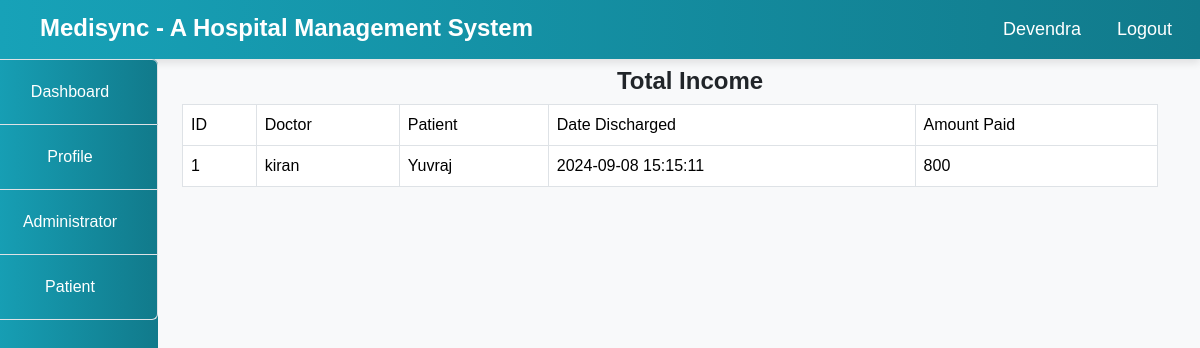
Page /Hospital/admin/income.php (signed in) on the committed database.
### tables this page shows
CREATE TABLE `income` (
  `id` int(100) NOT NULL,
  `doctor` varchar(100) NOT NULL,
  `patient` varchar(100) NOT NULL,
  `date_discharge` varchar(100) NOT NULL,
  `amount_paid` varchar(100) NOT NULL,
  `description` varchar(200) NOT NULL
);

### Hospital/admin/income.php (the view, shortened to what this page needs)
<!DOCTYPE html>
<html lang="en">
<head>
</head>
<body>
    <?php
        include("../include/header.php");
        include("../include/connection.php");
    ?>
    <div class="container-fluid">
        <div class="col-md-12">
            <div class="row">
                <div class="col-md-2" style="margin-left: -30px;">
                    <?php
                        include("sidenav.php");
                    ?>
                </div>
                <div class="col-md-10">
                    <h5 class="text-center my-2">Total Income</h5>
                    <?php
                        $query = "select * from income";
                        $res = mysqli_query($connect,$query);
                        $output = "";
                        $output .= "
                            <table class='table table-bordered'>
                            <tr>
                                <td>ID</td>
                                <td>Doctor</td>
                                <td>Patient</td>
                                <td>Date Discharged</td>
                                <td>Amount Paid</td>
                            </tr>
                        ";
                        while($row = mysqli_fetch_array($res)){
                            $output .="
                                <tr>
                                    <td>".$row['id']."</td>
                                     <td>".$row['doctor']."</td>
                                      <td>".$row['patient']."</td>
                                       <td>".$row['date_discharge']."</td>
                                        <td>".$row['amount_paid']."</td>
                                </tr>
                            ";
                        }
                        $output .="</tr></table>";
                        echo $output;
                    ?>
                </div>
            </div>
        </div>
    </div>
</body>
</html>

### Hospital/include/header.php (style rules this page uses)
body { font-family: 'Arial', sans-serif; background-color: #f8f9fa; }
h5 { margin-left: 40px; margin-top: 5px; font-size: 24px; font-weight: bold; }

### rows in the picture
income: id "1", doctor "kiran", patient "Yuvraj", date_discharge "2024-09-08 15:15:11", amount_paid "800"

### other values in the picture
$user "Devendra"
